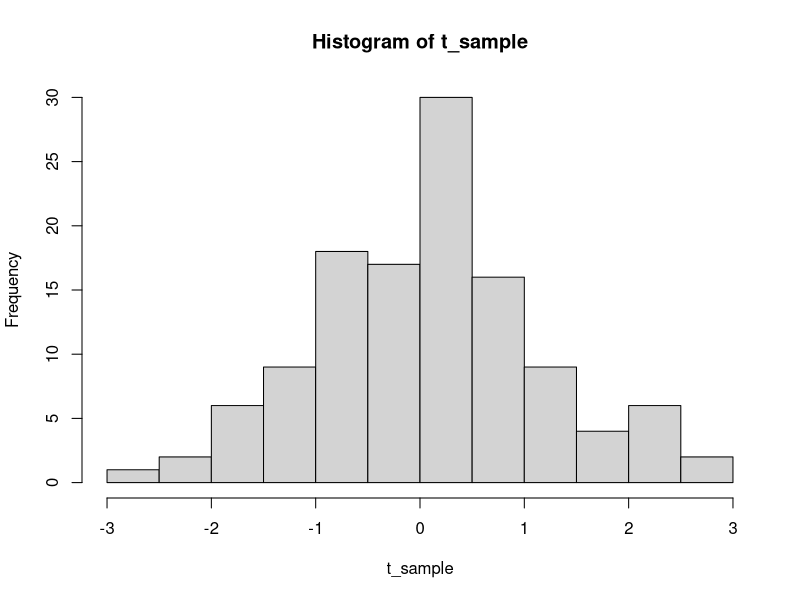

The R script that drew this image: (Note: this script raises an error after producing the figure.)
getwd()
setwd("/Users/Ko/Documents/SDA---Assignment-2")
data_t = read.table("t-sample.txt")
library(e1071)
library(boot)

random_norm = rnorm(10000,mean=0,sd=1)
t_sample = c(data_t$V1,data_t$V2,data_t$V3,data_t$V4,data_t$V5)

hist(t_sample)
k_t_sample = kurtosis(t_sample,type=1)
kurtosis(random_norm)

x = t_sample
#kurtosis functie
kurt = function(x) {(n* sum((x-mean(x))^4)/(sum((x-mean(x))^2)^2))-3
}
kurt(x)
kurtosis(x,type=1)

n = length(t_sample)
s = var(t_sample) 
k = 2*s^2 / (s^2 - 1)

#emp_function = function(y=x, i){kurt(i)}

#par_function = dt(t_sample, df = k)

#empBS = boot(t_sample,statistic = emp_function(),R=1000)
#parBS = boot(t_sample,statistic = par_function, R=1000)

hist(empBS)
hist(parBS)
